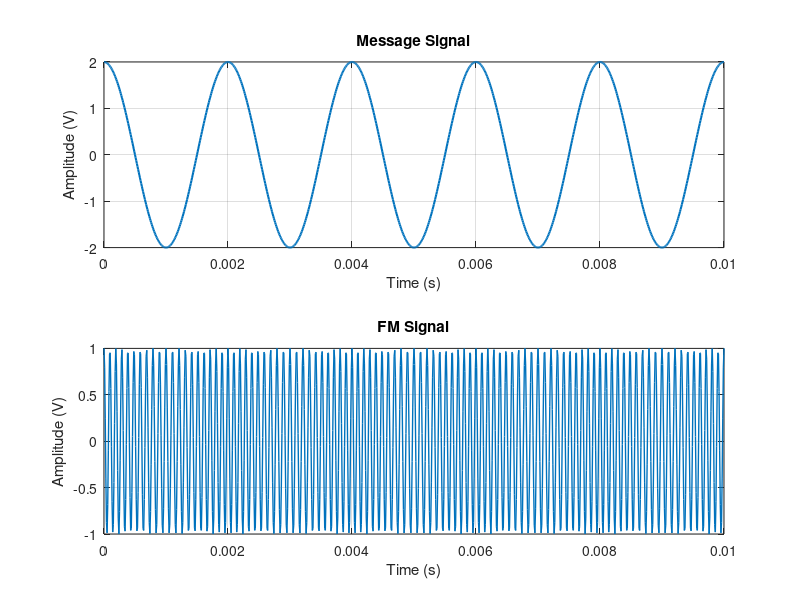

Here is the MATLAB script that generated this plot:
% Calculation and Verification of Frequency Deviation
% and Modulation Index of FM Signal

clc;
clear;
close all;

%% Message Signal Parameters
Am = 2;          % Message amplitude (V)
fm = 500;        % Message frequency (Hz)

%% Carrier Signal Parameters
Ac = 1;          % Carrier amplitude (V)
fc = 10000;      % Carrier frequency (Hz)

%% FM Parameters
kf = 250;        % Frequency sensitivity (Hz/V)
fs = 100000;     % Sampling frequency (Hz)
T = 0.01;        % Simulation duration (s)

%% Time Vector
t = 0:1/fs:T;

%% Message Signal
m = Am * cos(2 * pi * fm * t);

%% Frequency Deviation
delta_f = kf * Am;

%% Modulation Index
beta = delta_f / fm;

%% FM Signal
fm_signal = Ac * cos(2 * pi * fc * t + beta * sin(2 * pi * fm * t));

%% Display Parameters
fprintf('Carrier Frequency (fc) = %.0f Hz\n', fc);
fprintf('Message Frequency (fm) = %.0f Hz\n', fm);
fprintf('Message Amplitude (Am) = %.0f V\n', Am);
fprintf('Frequency Sensitivity (kf) = %.0f Hz/V\n', kf);

fprintf('\nFrequency Deviation (Delta f) = %.2f Hz\n', delta_f);
fprintf('Modulation Index (Beta) = %.2f\n', beta);

%% Verification
beta_verify = delta_f / fm;
fprintf('Verified Modulation Index = %.2f\n', beta_verify);

%% Verification Check
tolerance = 1e-6;

if abs(beta - beta_verify) < tolerance
    fprintf('\nVerification Successful\n');
else
    fprintf('\nVerification Failed\n');
end

%% Plotting
figure;

subplot(2,1,1);
plot(t, m, 'LineWidth', 1.5);
grid on;
title('Message Signal');
xlabel('Time (s)');
ylabel('Amplitude (V)');

subplot(2,1,2);
plot(t, fm_signal, 'LineWidth', 1);
grid on;
title('FM Signal');
xlabel('Time (s)');
ylabel('Amplitude (V)');
